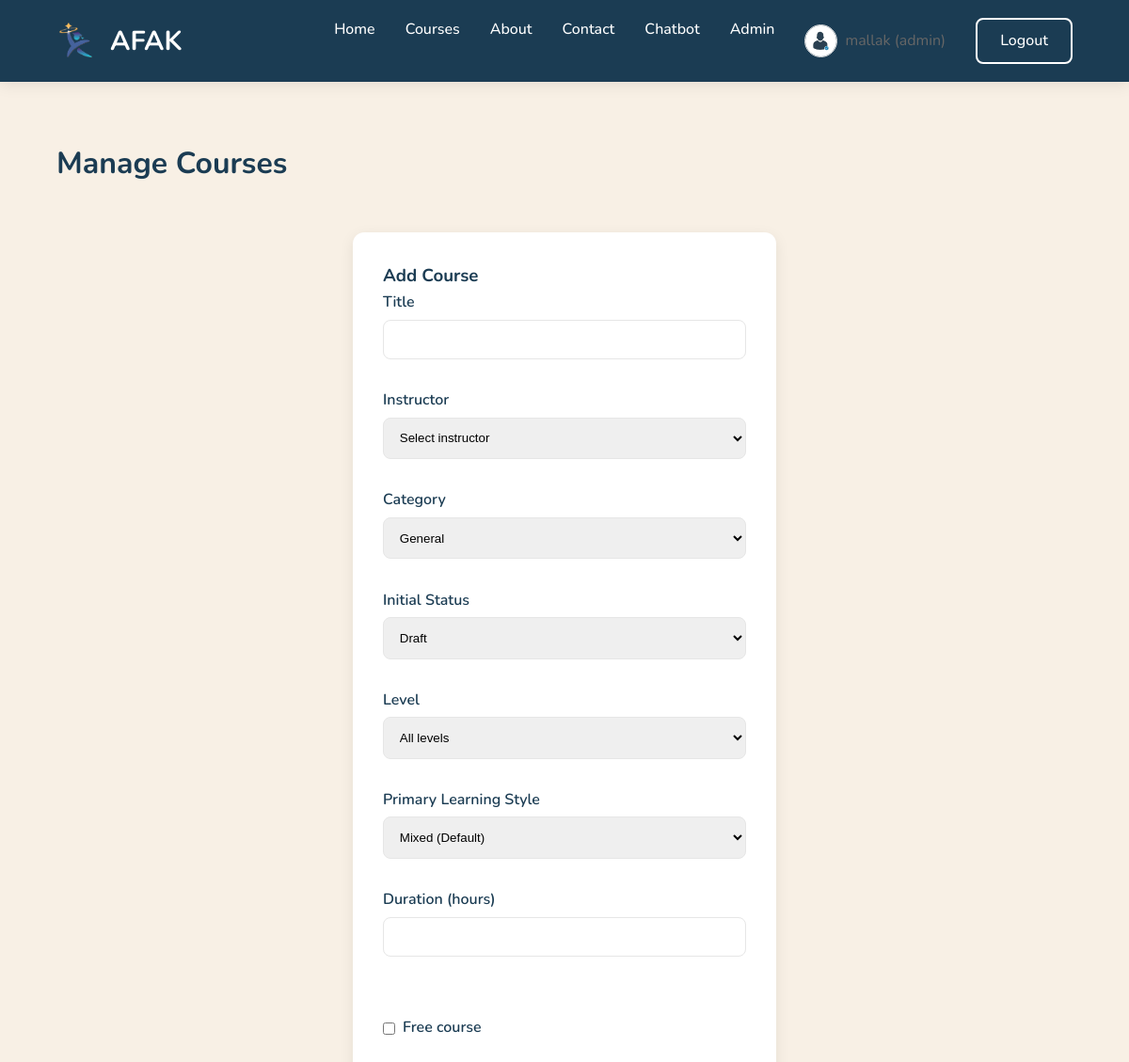
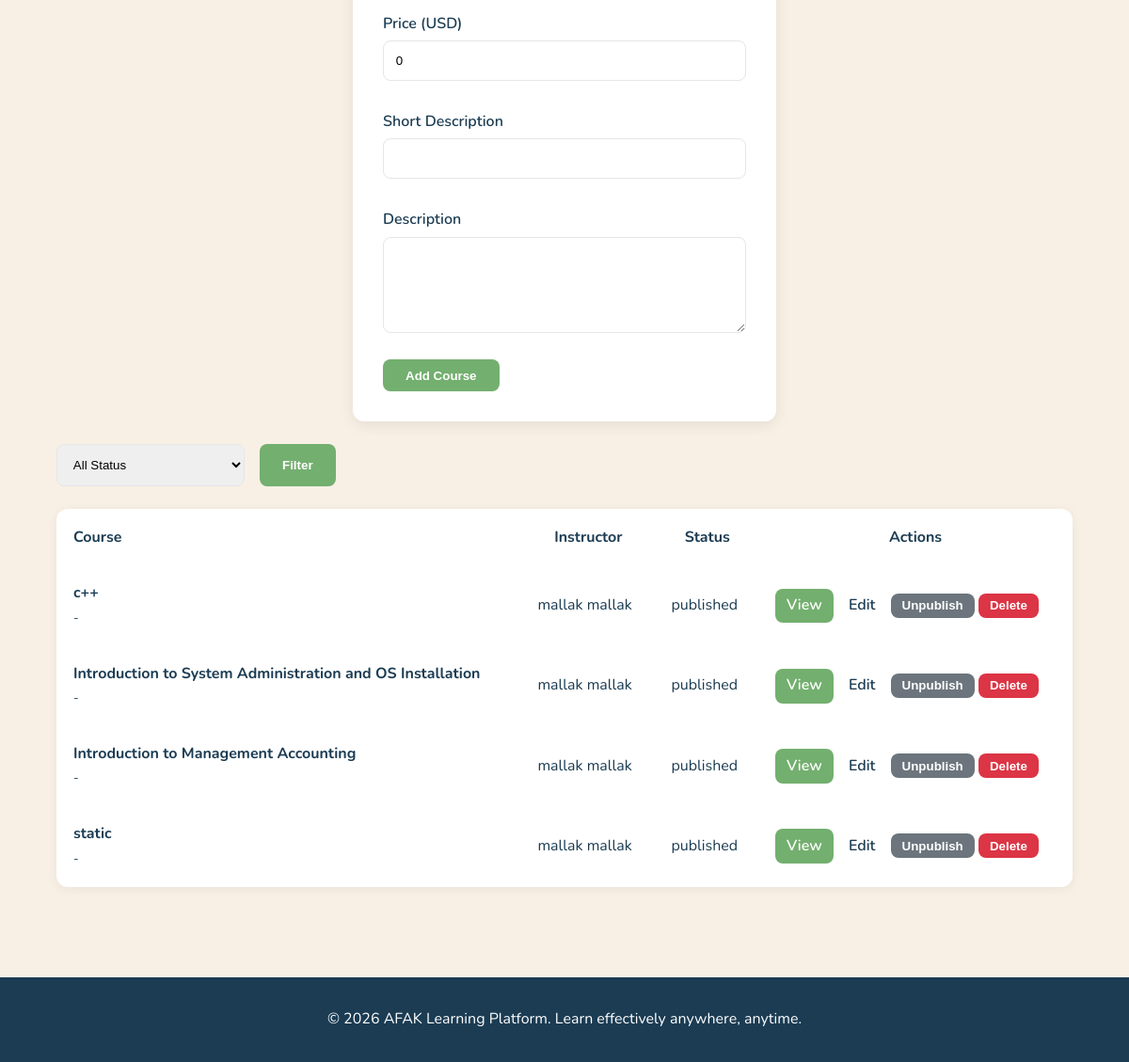
The app's page /admin/courses.php (signed in) with its own data (2 pictures, top to bottom).
### tables this page shows
CREATE TABLE IF NOT EXISTS `courses` (
  `id` int(10) UNSIGNED NOT NULL AUTO_INCREMENT,
  `title` varchar(255) NOT NULL,
  `slug` varchar(191) NOT NULL,
  `description` text NOT NULL,
  `short_description` varchar(500) DEFAULT NULL,
  `thumbnail_url` varchar(500) DEFAULT NULL,
  `category_id` int(10) UNSIGNED DEFAULT NULL,
  `instructor_id` int(10) UNSIGNED NOT NULL,
  `status` enum('draft','pending_review','approved','rejected','published') NOT NULL DEFAULT 'draft',
  `is_free` tinyint(1) NOT NULL DEFAULT '1',
  `price` decimal(10,2) DEFAULT NULL,
  `duration_hours` int(10) UNSIGNED DEFAULT NULL COMMENT 'Estimated total hours',
  `level` enum('beginner','intermediate','advanced','all') DEFAULT 'all',
  `learning_style` enum('visual','verbal','mixed') NOT NULL DEFAULT 'mixed',
  `approved_by` int(10) UNSIGNED DEFAULT NULL,
  `approved_at` timestamp NULL DEFAULT NULL,
  `rejection_reason` text,
  `created_at` timestamp NULL DEFAULT CURRENT_TIMESTAMP,
  `updated_at` timestamp NULL DEFAULT CURRENT_TIMESTAMP ON UPDATE CURRENT_TIMESTAMP,
  `cover_url` varchar(500) DEFAULT NULL COMMENT 'Course cover image',
  PRIMARY KEY (`id`),
  UNIQUE KEY `slug` (`slug`),
  KEY `approved_by` (`approved_by`),
  KEY `idx_courses_status` (`status`),
  KEY `idx_courses_instructor` (`instructor_id`),
  KEY `idx_courses_category` (`category_id`)
);

CREATE TABLE IF NOT EXISTS `users` (
  `id` int(10) UNSIGNED NOT NULL AUTO_INCREMENT,
  `username` varchar(50) NOT NULL,
  `email` varchar(191) NOT NULL,
  `password_hash` varchar(255) NOT NULL,
  `first_name` varchar(100) NOT NULL,
  `last_name` varchar(100) NOT NULL,
  `role` enum('student','instructor','admin') NOT NULL DEFAULT 'student',
  `avatar_url` varchar(500) DEFAULT NULL,
  `bio` text,
  `is_active` tinyint(1) NOT NULL DEFAULT '1',
  `email_verified_at` timestamp NULL DEFAULT NULL,
  `last_login_at` timestamp NULL DEFAULT NULL,
  `created_at` timestamp NULL DEFAULT CURRENT_TIMESTAMP,
  `updated_at` timestamp NULL DEFAULT CURRENT_TIMESTAMP ON UPDATE CURRENT_TIMESTAMP,
  `survey_skipped` tinyint(1) DEFAULT '0',
  PRIMARY KEY (`id`),
  UNIQUE KEY `username` (`username`),
  UNIQUE KEY `email` (`email`),
  KEY `idx_users_role` (`role`)
);

### includes/functions.php (called while the page is built, shortened)
<?php
function e(string $str): string {
    return htmlspecialchars($str, ENT_QUOTES, 'UTF-8');
}
function url(string $path): string {
    $base = defined('BASE_PATH') ? '/' . trim(BASE_PATH, '/') : '';
    $cleanPath = ltrim($path, '/');
    return rtrim($base, '/') . '/' . ltrim($cleanPath, '/');
}

### admin/courses.php (the view, shortened to what this page needs)
<?php
require_once __DIR__ . '/../config/db.php';
require_once __DIR__ . '/../includes/functions.php';
$editCourse = null;
$sql = "
    SELECT c.*, u.first_name, u.last_name, cat.name as category_name
    FROM courses c
    JOIN users u ON c.instructor_id = u.id
    LEFT JOIN categories cat ON c.category_id = cat.id
    WHERE 1=1
";
$params = [];
$sql .= " ORDER BY c.updated_at DESC";
$stmt = $pdo->prepare($sql);
$stmt->execute($params);
$courses = $stmt->fetchAll();
require_once __DIR__ . '/../includes/header.php';
?>
<h2 class="section-title">Manage Courses</h2>
<div class="form-card" style="margin-bottom: 1.5rem;">
    <h3 style="margin-top: 0;"><?= $editCourse ? 'Edit Course' : 'Add Course' ?></h3>
    <form method="POST">
        <div style="display: grid; grid-template-columns: repeat(auto-fill, minmax(240px, 1fr)); gap: 0.75rem;">
            <div class="form-group" style="grid-column: 1 / -1;">
                <label>Title</label>
                <input type="text" name="title" class="form-control" required value="<?= e($editCourse['title'] ?? '') ?>">
            </div>
            <div class="form-group">
                <label>Instructor</label>
                <select name="instructor_id" class="form-control" required>
                    <option value="">Select instructor</option>
                </select>
            </div>
            <div class="form-group">
                <label>Category</label>
                <select name="category_id" class="form-control">
                    <option value="">General</option>
                </select>
            </div>
            <?php if (!$editCourse): ?>
            <div class="form-group">
                <label>Initial Status</label>
                <select name="status" class="form-control">
                    <option value="draft">Draft</option>
                </select>
            </div>
            <?php endif ?>
            <div class="form-group">
                <label>Level</label>
                <select name="level" class="form-control">
                    <?php $lvl = $editCourse['level'] ?? 'all'; ?>
                    <option value="all" <?= $lvl === 'all' ? 'selected' : '' ?>>All levels</option>
                </select>
            </div>
            <div class="form-group">
                <label>Primary Learning Style</label>
                <select name="learning_style" class="form-control">
                    <?php $ls = $editCourse['learning_style'] ?? 'mixed'; ?>
                    <option value="mixed" <?= $ls === 'mixed' ? 'selected' : '' ?>>Mixed (Default)</option>
                </select>
            </div>
            <div class="form-group">
                <label>Duration (hours)</label>
                <input type="number" name="duration_hours" class="form-control" min="0" value="<?= e((string) ($editCourse['duration_hours'] ?? '')) ?>">
            </div>
            <div class="form-group">
                <label style="display:flex; align-items:center; gap: 0.5rem; margin-top: 2rem;">
                    <input type="checkbox" name="is_free" value="1" <?= !empty($editCourse['is_free']) ? 'checked' : '' ?>>
                    Free course
                </label>
            </div>
            <div class="form-group">
                <label>Price (USD)</label>
                <input type="number" name="price" class="form-control" step="0.01" min="0" value="<?= e((string) ($editCourse['price'] ?? '0')) ?>">
            </div>
            <div class="form-group" style="grid-column: 1 / -1;">
                <label>Short Description</label>
                <input type="text" name="short_description" class="form-control" value="<?= e($editCourse['short_description'] ?? '') ?>">
            </div>
            <div class="form-group" style="grid-column: 1 / -1;">
                <label>Description</label>
                <textarea name="description" class="form-control" rows="5" required><?= e($editCourse['description'] ?? '') ?></textarea>
            </div>
        </div>
        <button type="submit" class="btn btn-primary"><?= $editCourse ? 'Update Course' : 'Add Course' ?></button>
    </form>
</div>
<form method="GET" style="display: flex; gap: 1rem; margin-bottom: 1.5rem;">
    <select name="status" class="form-control" style="max-width: 200px;">
        <option value="">All Status</option>
    </select>
    <button type="submit" class="btn btn-primary">Filter</button>
</form>
<table style="width: 100%; background: white; border-radius: 12px; overflow: hidden; box-shadow: 0 2px 12px rgba(0,0,0,0.06);">
    <thead>
        <tr style="background: var(--light);">
            <th style="padding: 1rem; text-align: left;">Course</th>
            <th style="padding: 1rem;">Instructor</th>
            <th style="padding: 1rem;">Status</th>
            <th style="padding: 1rem;">Actions</th>
        </tr>
    </thead>
    <tbody>
        <?php foreach ($courses as $c): ?>
        <tr style="border-top: 1px solid var(--border);">
            <td style="padding: 1rem;">
                <strong><?= e($c['title']) ?></strong><br>
                <small><?= e($c['category_name'] ?? '-') ?></small>
            </td>
            <td style="padding: 1rem;"><?= e($c['first_name'] . ' ' . $c['last_name']) ?></td>
            <td style="padding: 1rem;"><?= e($c['status']) ?></td>
            <td style="padding: 1rem;">
                <a href="<?= url('course-detail.php?id=' . $c['id']) ?>" class="btn btn-primary" style="padding: 0.35rem 0.75rem;">View</a>
                <a href="<?= url('admin/courses.php?edit=' . $c['id']) ?>" class="btn btn-secondary" style="padding: 0.35rem 0.75rem;">Edit</a>
                <?php if ($c['status'] === 'pending_review'): ?>
                    <form method="POST" style="display: inline;">
                        <input type="hidden" name="course_id" value="<?= $c['id'] ?>">
                        <button type="submit" name="approve" class="btn" style="background: #28a745; color: white; padding: 0.35rem 0.75rem;">Approve</button>
                        <button type="button" class="btn" style="background: #dc3545; color: white; padding: 0.35rem 0.75rem;" onclick="document.getElementById('reject-<?= $c['id'] ?>').style.display='inline-block'">Reject</button>
                    </form>
                    <span id="reject-<?= $c['id'] ?>" style="display:none;">
                        <form method="POST" style="display: inline;">
                            <input type="hidden" name="course_id" value="<?= $c['id'] ?>">
                            <input type="text" name="rejection_reason" placeholder="Reason" required style="padding: 0.35rem; border: 1px solid #ddd; border-radius: 4px;">
                            <button type="submit" name="reject" class="btn" style="background: #dc3545; color: white; padding: 0.35rem 0.75rem;">Confirm</button>
                        </form>
                    </span>
                <?php elseif ($c['status'] === 'published'): ?>
                    <form method="POST" style="display: inline;">
                        <button type="submit" name="unpublish" class="btn" style="background: #6c757d; color: white; padding: 0.35rem 0.75rem;">Unpublish</button>
                    </form>
                <?php endif ?>
                <form method="POST" style="display: inline;" onsubmit="return confirm('Are you sure you want to permanently delete this course? All related content, enrollments, and progress will be lost.');">
                    <button type="submit" name="delete" class="btn" style="background: #dc3545; color: white; padding: 0.35rem 0.75rem;">Delete</button>
                </form>
            </td>
        </tr>
        <?php endforeach ?>
    </tbody>
</table>
<?php require_once __DIR__ . '/../includes/footer.php'; ?>

### assets/css/style.css (style rules this page uses)
:root { --primary: #1B3C53; --primary-dark: #163042; --accent: #73AF6F; --beige: #EADBC8; --beige-dark: #DAC0A3; --background: #F8F0E5; --white: #ffffff; --border: #e6e6e6; --text: #1B3C53; --text-muted: #666; --dark: #1B3C53; --shadow: 0 4px 15px rgba(0,0,0,0.08); }
* { margin: 0; padding: 0; box-sizing: border-box; }
body { font-family: 'Nunito', sans-serif; background: var(--background); color: var(--text); line-height: 1.6; }
a { text-decoration: none; color: var(--primary); }
.btn { display: inline-block; padding: 0.6rem 1.5rem; border-radius: 8px; font-weight: 600; border: none; cursor: pointer; transition: 0.3s ease; }
.btn-primary { background: var(--accent); color: white; }
.section-title { font-size: 2rem; margin: 3rem 0; }
.form-group { margin-bottom: 1.2rem; }
.form-group label { display: block; margin-bottom: 0.3rem; font-weight: 600; }
.form-card { max-width: 450px; margin: 3rem auto; padding: 2rem; background: white; border-radius: 12px; box-shadow: var(--shadow); }
.form-control { width: 100%; padding: 0.8rem; border: 1px solid var(--border); border-radius: 8px; }

### records on screen
courses: title "c++", category_name "-", instructor.last_name "mallak mallak", status "published"
courses: title "Introduction to System Administration and OS Installation", category_name "-", instructor.last_name "mallak mallak", status "published"
courses: title "Introduction to Management Accounting", category_name "-", instructor.last_name "mallak mallak", status "published"
courses: title "static", category_name "-", instructor.last_name "mallak mallak", status "published"

### other values on screen
$_SESSION['first_name'] "mallak"
$_SESSION['role'] "admin"
